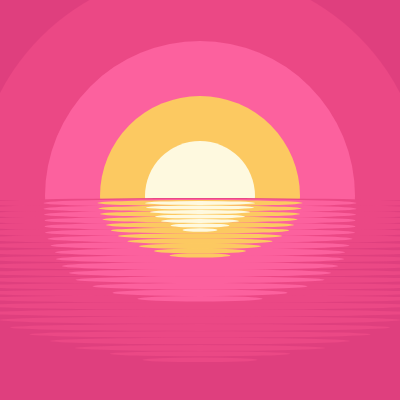
Frame 1 (no input)
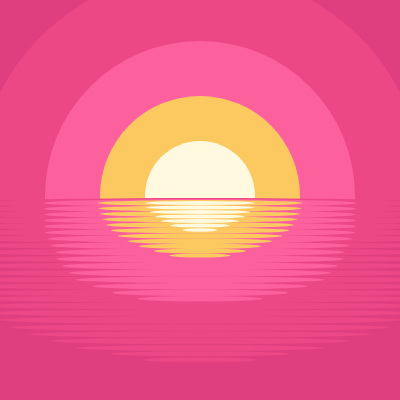
Frame 60 (no input)
Frame 120 (the mouse pressed at the canvas centre since frame 60): identical to frame 60, image omitted

The p5.js sketch that drew these frames (run headless with seeded random() and noise() and a simulated clock; from frame 60 on, the mouse is pressed at the canvas centre):

// p5.js sketch
// ── sketch.js
function setup() {
  createCanvas(400, 400);
  background('#DF3F7E');
}

function draw() {
  
  noStroke();
  
  //sky//
  push();              
  translate(200,200);
  fill("#EB4885");
  circle(0, -4, 450);
  pop();
  push();
  translate(200,200);
  fill("#FC619E");
  circle(0, -4, 310);
  pop();
  push();
  translate(200,200);
  fill("#FCC961");
  circle(0, -4, 200);
  pop();
  
  
  //Sun//
  push();
  translate(200,200);
  fill("#FEF9DF");
  circle(0,-4,110);
  pop();
  
  //ocean//
  push();
  fill("#DF3F7E")
  rect(0,200,400,200);
  pop();
  
  push();
  translate(200,200);
  
  push();
  fill("#EB4885")
  ellipse(0, 3, 450, 10);
  ellipse(0, 8.8, 450, 10);
  ellipse(0, 14.5, 450, 10);
  ellipse(0, 20.4, 450, 10);
  ellipse(0, 26.4, 450, 10);
  ellipse(0, 32.5, 450, 10);
  ellipse(0, 38.8, 450, 10);
  ellipse(0, 45.5, 450, 8);
  ellipse(0, 52.2, 450, 8);
  ellipse(0, 59, 450, 8);
  ellipse(0, 66, 450, 8);
  ellipse(0, 73, 450, 7.5);
  ellipse(0, 79.8, 450, 7.5);
  ellipse(0, 86.3, 450, 7.5);
  ellipse(0, 92.8, 450, 7.5);
  ellipse(0, 98.8, 450, 7.5);
  ellipse(0, 105.8, 440, 7.5);
  ellipse(0, 113, 430, 7.5);
  ellipse(0, 120.1, 401, 7.5);
  ellipse(0, 127.5, 380, 6.8);
  ellipse(0, 134.4, 341, 6.4);
  ellipse(0, 141, 300, 6.4);
  ellipse(0, 148, 250, 5.8);
  ellipse(0, 153.8, 180, 5);
  ellipse(0, 159.8, 115, 4.5);
  pop();
  
  push();
  fill("#FC619E")
  ellipse(0, 3, 313, 8);
  ellipse(0, 8.8, 313, 8);
  ellipse(0, 14.5, 312, 8);
  ellipse(0, 20.4, 311, 8);
  ellipse(0, 26.4, 311, 8);
  ellipse(0, 32.5, 310, 8);
  ellipse(0, 38.8, 305, 8);
  ellipse(0, 45.5, 299, 8);
  ellipse(0, 52.2, 290, 8);
  ellipse(0, 59, 288, 8);
  ellipse(0, 66, 276, 8);
  ellipse(0, 73, 262, 7.5);
  ellipse(0, 79.8, 249, 6.5);
  ellipse(0, 86.3, 215, 6.5);
  ellipse(0, 92.8, 175, 6.5);
  ellipse(0, 98.8, 125, 5.5);
  pop();
  
  push();
  fill("#FCC961")
  ellipse(0, 3, 205, 6);
  ellipse(0, 8.5, 203, 6);
  ellipse(0, 14, 200, 6);
  ellipse(0, 19.5, 195, 6);
  ellipse(0, 25, 188, 6);
  ellipse(0, 30.5, 178, 6);
  ellipse(0, 36, 164, 5.5);
  ellipse(0, 41.2, 145, 5.5);
  ellipse(0, 46.2, 122, 5.5);
  ellipse(0, 51, 92, 5);
  ellipse(0, 55.5, 61, 4.2);
  pop();
  
  push();
  fill("#FEF9DF")
  ellipse(0, 3, 110, 4);
  ellipse(0, 7.5, 108, 4);
  ellipse(0, 12, 100, 4);
  ellipse(0, 16.5, 90, 4);
  ellipse(0, 21, 78, 4);
  ellipse(0, 25.5, 59, 4);
  ellipse(0, 30, 35, 3.5);
  pop();
  
  pop();
  
}
